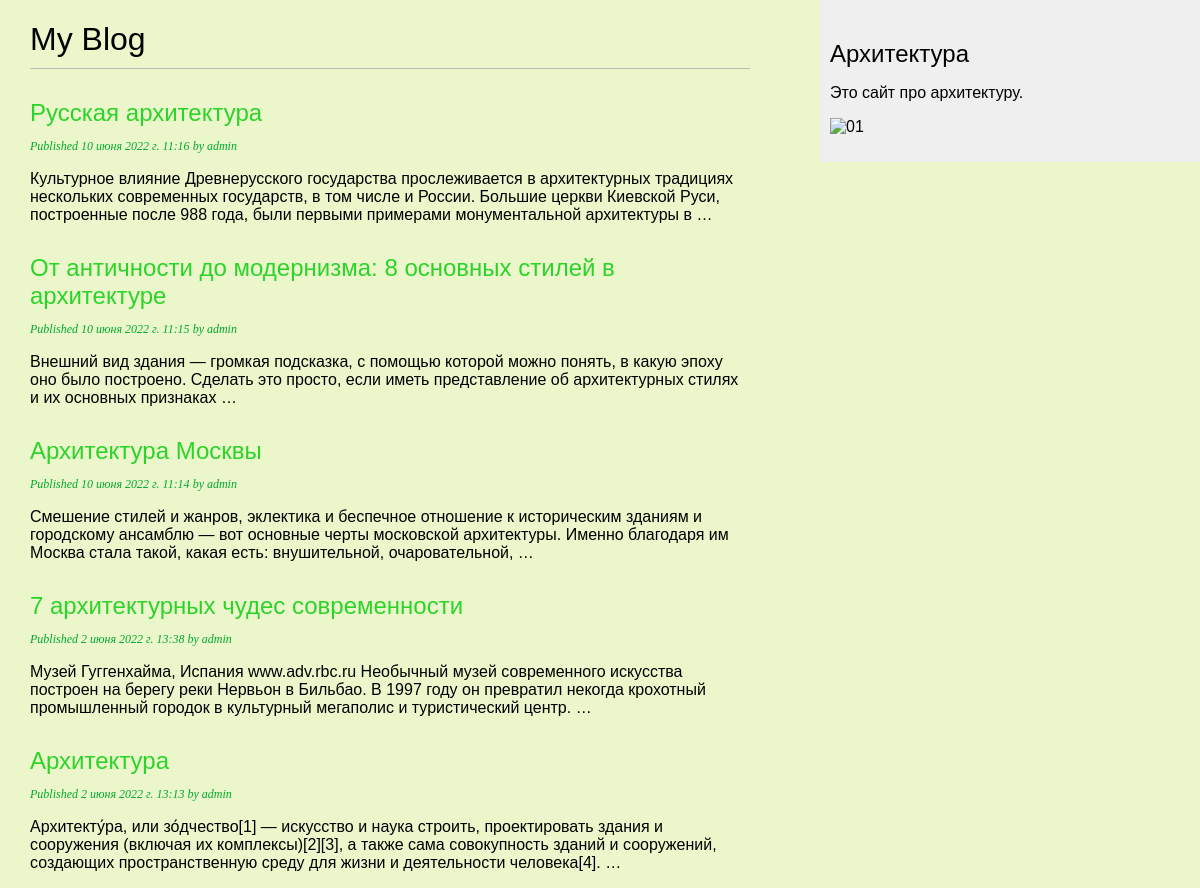
Screenshot of /blog/ with the database file from the repository.
### blog/models.py (models this page shows, shortened)
class Post(models.Model):
    class Status(models.TextChoices):
        DRAFT = 'DF', 'Draft'
        PUBLISHED = 'PB', 'Published'
    title = models.CharField(max_length=250)
    slug = models.SlugField(max_length=250)
    author = models.ForeignKey(User,
                               on_delete=models.CASCADE,
                               related_name='blog_posts')
    body = models.TextField()
    publish = models.DateTimeField(default=timezone.now)
    created = models.DateTimeField(auto_now_add=True)
    updated = models.DateTimeField(auto_now=True)
    status = models.CharField(max_length=2,
                              choices=Status.choices,
                              default=Status.DRAFT)
    objects = models.Manager() # The default manager.
    published = PublishedManager() # Our custom manager.
    class Meta:
        ordering = ['-publish']
        indexes = [
            models.Index(fields=['-publish']),
        ]

### blog/views.py (the view)
# urls.py: path('', views.post_list, name='post_list'),
def post_list(request):
    posts = Post.published.all()
    return render(request,
                 'blog/post/list.html',
                 {'posts': posts})

### blog/models.py (called while the page is built)
    def get_queryset(self):
        return super().get_queryset()\
                      .filter(status=Post.Status.PUBLISHED)

### blog/templates/blog/post/list.html (shortened to what this page needs)
{% extends "blog/base.html" %}
{% block content %}
  <h1>My Blog</h1>
  {% for post in posts %}
    <h2>
      <a href="{% url 'blog:post_detail' post.id %}">
        {{ post.title }}
      </a>
    </h2>
    <p class="date">
      Published {{ post.publish }} by {{ post.author }}
    </p>
    {{ post.body|truncatewords:30|linebreaks }}
  {% endfor %}
{% endblock %}

### blog/static/css/blog.css (style rules this page uses)
body { margin:0; padding:0; font-family:helvetica, sans-serif; background: #ebf7cb; }
a { color:#00abff; text-decoration:none; }
h1 { font-weight:normal; border-bottom:1px solid #bbb; padding:0 0 10px 0; }
h2 { font-weight:normal; margin:30px 0 0; }
h2 a { color: #2cd329; }
p.date { color:#ccc; font-family: georgia, serif; font-size: 12px; font-style: italic; color: #00a92c; }

### rows the page displays
Post: title "Русская архитектура", publish "10 июня 2022 г. 11:16", author "admin", body "Культурное влияние Древнерусского государства прослеживается в архитектурных традициях нескольких современных государств, в том числе и России. Большие церкви Киевской Руси, построенные после 988 года, были первыми примерами монументальной архитектуры в …"
Post: title "От античности до модернизма: 8 основных стилей в архитектуре", publish "10 июня 2022 г. 11:15", author "admin", body "Внешний вид здания — громкая подсказка, с помощью которой можно понять, в какую эпоху оно было построено. Сделать это просто, если иметь представление об архитектурных стилях и их основных признаках …"
Post: title "Архитектура Москвы", publish "10 июня 2022 г. 11:14", author "admin", body "Смешение стилей и жанров, эклектика и беспечное отношение к историческим зданиям и городскому ансамблю — вот основные черты московской архитектуры. Именно благодаря им Москва стала такой, какая есть: внушительной, очаровательной, …"
Post: title "7 архитектурных чудес современности", publish "2 июня 2022 г. 13:38", author "admin", body "Музей Гуггенхайма, Испания www.adv.rbc.ru Необычный музей современного искусства построен на берегу реки Нервьон в Бильбао. В 1997 году он превратил некогда крохотный промышленный городок в культурный мегаполис и туристический центр. …"
Post: title "Архитектура", publish "2 июня 2022 г. 13:13", author "admin", body "Архитекту́ра, или зо́дчество[1] — искусство и наука строить, проектировать здания и сооружения (включая их комплексы)[2][3], а также сама совокупность зданий и сооружений, создающих пространственную среду для жизни и деятельности человека[4]. …"
